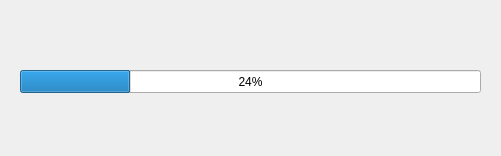
<?xml version="1.0" encoding="UTF-8"?>
<ui version="4.0">
 <class>ProcessDownload</class>
 <widget class="QDialog" name="ProcessDownload">
  <property name="geometry">
   <rect>
    <x>0</x>
    <y>0</y>
    <width>501</width>
    <height>156</height>
   </rect>
  </property>
  <property name="windowTitle">
   <string>Downloading ...</string>
  </property>
  <widget class="QLabel" name="label">
   <property name="geometry">
    <rect>
     <x>20</x>
     <y>20</y>
     <width>461</width>
     <height>21</height>
    </rect>
   </property>
   <property name="text">
    <string/>
   </property>
  </widget>
  <widget class="QProgressBar" name="progressBar">
   <property name="geometry">
    <rect>
     <x>20</x>
     <y>70</y>
     <width>461</width>
     <height>23</height>
    </rect>
   </property>
   <property name="value">
    <number>24</number>
   </property>
   <property name="alignment">
    <set>Qt::AlignJustify|Qt::AlignVCenter</set>
   </property>
  </widget>
 </widget>
 <resources/>
 <connections/>
</ui>
